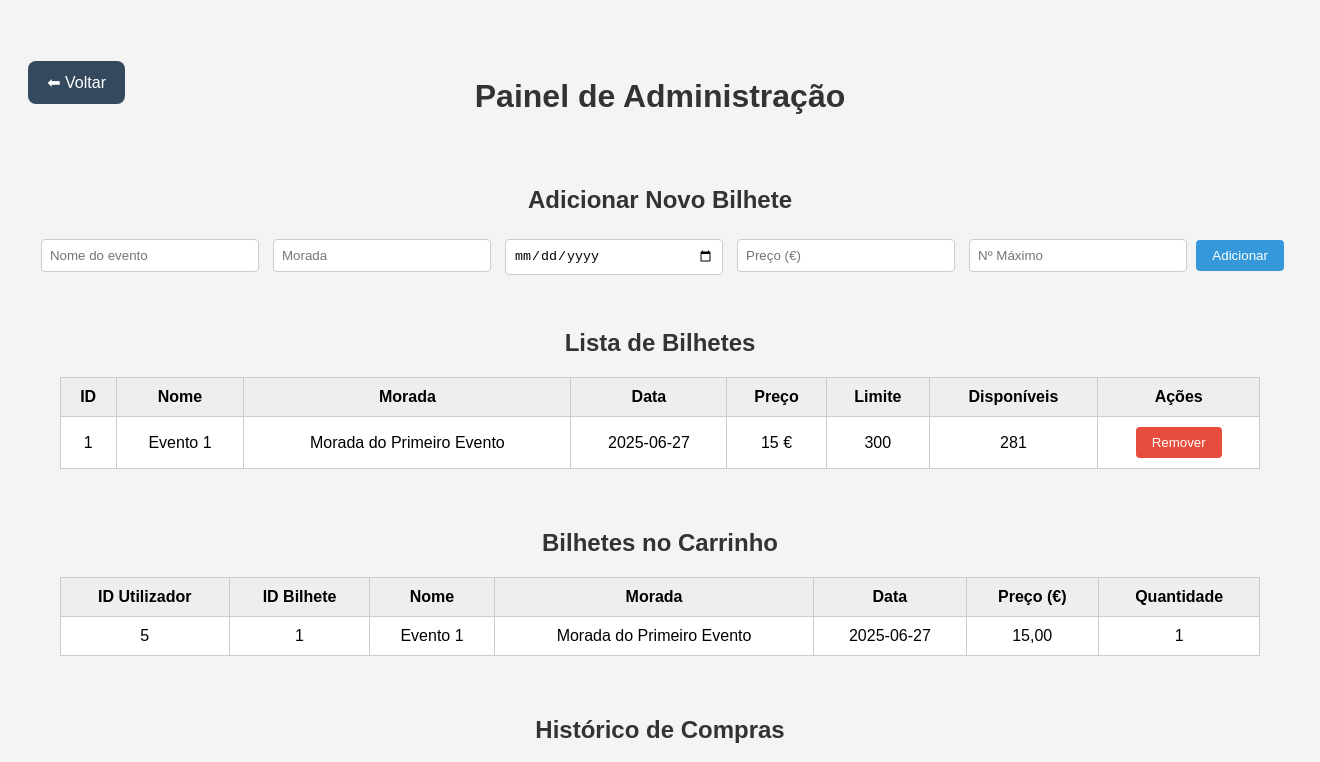
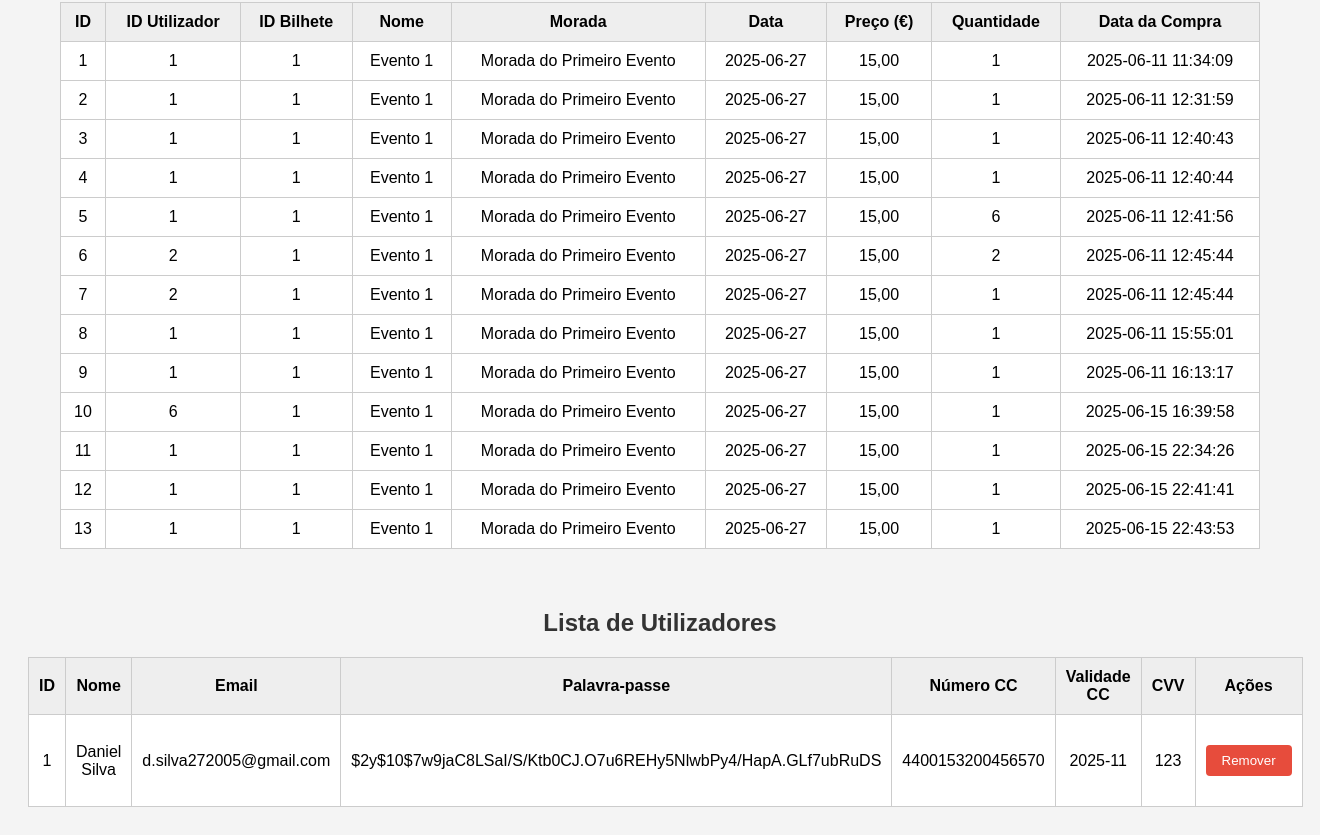
Before: /WebSite/admin_page.php with the older database file (2 pictures, top to bottom).
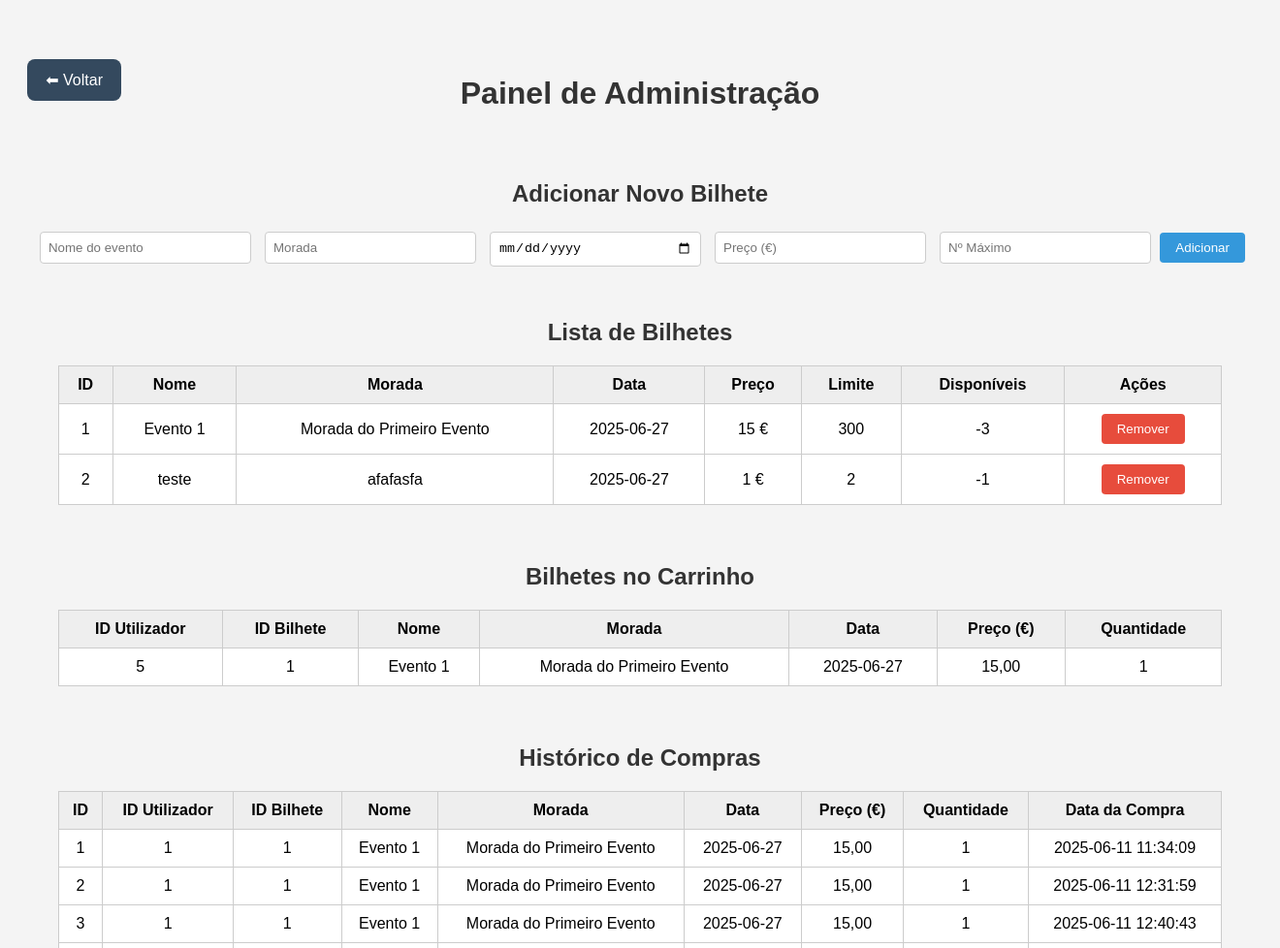
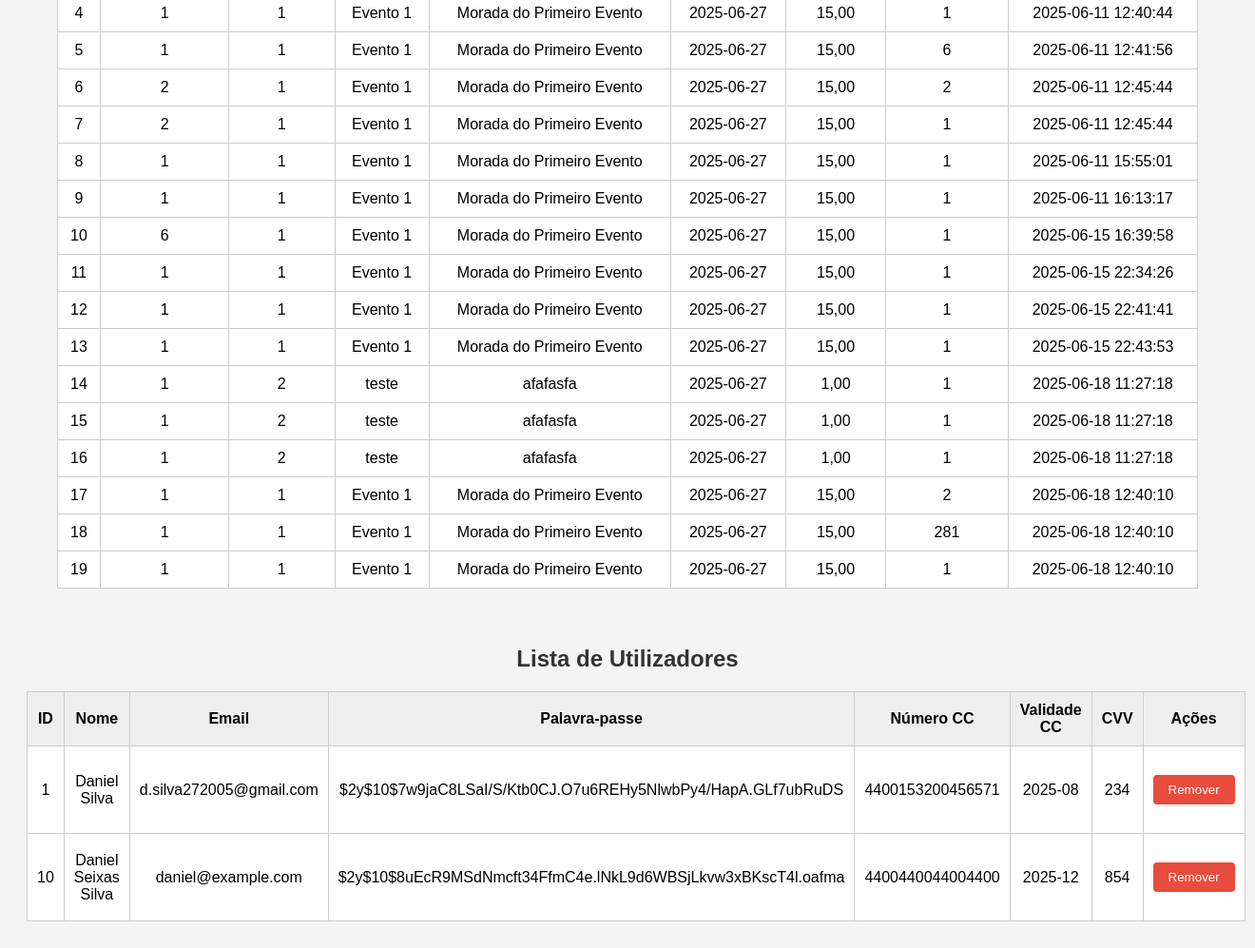
After: the same page with the newer database file (2 pictures, top to bottom).
### tables this page shows
CREATE TABLE lista_bilhetes (
        id INTEGER PRIMARY KEY AUTOINCREMENT,
        nome TEXT NOT NULL,
        morada TEXT NOT NULL,
        dia TEXT NOT NULL,
        preco REAL NOT NULL,
        limite INTEGER,
        disponiveis INTEGER
    );

CREATE TABLE historico (
        id INTEGER PRIMARY KEY AUTOINCREMENT,
        user_id INTEGER,
        id_bilhete INTEGER,
        nome TEXT NOT NULL,
        morada TEXT NOT NULL,
        dia TEXT NOT NULL,
        preco REAL NOT NULL,
        quantidade INTEGER,
        data_compra TEXT
    );

CREATE TABLE dados_cliente (
        user_id INTEGER PRIMARY KEY AUTOINCREMENT,
        nome TEXT NOT NULL,
        email TEXT NOT NULL,
        palavrapasse TEXT NOT NULL,
        num_cc INTEGER,
        validade_cc TEXT NOT NULL,
        cvv_cc INTEGER
    );

### WebSite/admin_page.php (the view, shortened to what this page needs)
<?php
$db = new SQLite3('../DataBase/venda_bilhetes.db');
$bilhetes = [];
$result = $db->query("SELECT * FROM lista_bilhetes");
while ($row = $result->fetchArray(SQLITE3_ASSOC)) {
    $bilhetes[] = $row;
}
$bilhetes_carrinho = [];
$resultCarrinho = $db->query("
    SELECT c.user_id, c.id_bilhete, c.quantidade, lb.nome, lb.morada, lb.dia, lb.preco
    FROM carrinhos c
    JOIN lista_bilhetes lb ON c.id_bilhete = lb.id
    ORDER BY c.user_id
");
while ($row = $resultCarrinho->fetchArray(SQLITE3_ASSOC)) {
    $bilhetes_carrinho[] = $row;
}
$historico = [];
$resultHistorico = $db->query("SELECT * FROM historico");
while ($row = $resultHistorico->fetchArray(SQLITE3_ASSOC)) {
    $historico[] = $row;
}
$utilizadores = [];
$resultUsers = $db->query("SELECT * FROM dados_cliente");
while ($row = $resultUsers->fetchArray(SQLITE3_ASSOC)) {
    $utilizadores[] = $row;
}
?>
<!DOCTYPE html>
<html lang="pt">
<head>
</head>
<body>
    <div class="header">
        <a href="index.php" class="voltar">⬅ Voltar</a>
        <h1>Painel de Administração</h1>
    </div>
<section id="gestao-bilhetes">
    <h2>Adicionar Novo Bilhete</h2>
    <form method="POST">
        <input type="text" name="nome" placeholder="Nome do evento" required>
        <input type="text" name="morada" placeholder="Morada" required>
        <input type="date" name="dia" required>
        <input type="number" name="preco" placeholder="Preço (€)" required>
        <input type="number" name="limite" placeholder="Nº Máximo" required>
        <button class="add" type="submit" name="adicionar">Adicionar</button>
    </form>
    <h2>Lista de Bilhetes</h2>
    <table>
        <tr>
            <th>ID</th>
            <th>Nome</th>
            <th>Morada</th>
            <th>Data</th>
            <th>Preço</th>
            <th>Limite</th>
            <th>Disponíveis</th>
            <th>Ações</th>
        </tr>
        <?php foreach ($bilhetes as $bilhete): ?>
        <tr>
            <td><?= $bilhete['id'] ?></td>
            <td><?= htmlspecialchars($bilhete['nome']) ?></td>
            <td><?= htmlspecialchars($bilhete['morada']) ?></td>
            <td><?= $bilhete['dia'] ?></td>
            <td><?= $bilhete['preco'] ?> €</td>
            <td><?= $bilhete['limite'] ?></td>
            <td><?= $bilhete['disponiveis'] ?></td>
            <td>
                <form method="POST" style="display:inline;" onsubmit="return confirm('Remover este bilhete?');">
                    <button class="remove" type="submit">Remover</button>
                </form>
            </td>
        </tr>
        <?php endforeach; ?>
    </table>
</section>
<section id="bilhetes-carrinho">
    <h2>Bilhetes no Carrinho</h2>
    <table>
        <thead>
            <tr>
                <th>ID Utilizador</th>
                <th>ID Bilhete</th>
                <th>Nome</th>
                <th>Morada</th>
                <th>Data</th>
                <th>Preço (€)</th>
                <th>Quantidade</th>
            </tr>
        </thead>
        <tbody>
            <?php if (empty($bilhetes_carrinho)): ?>
                <tr><td colspan="7">Nenhum bilhete no carrinho.</td></tr>
            <?php else: ?>
                <?php foreach ($bilhetes_carrinho as $bilhete): ?>
                    <tr>
                        <td><?= htmlspecialchars($bilhete['user_id']) ?></td>
                        <td><?= htmlspecialchars($bilhete['id_bilhete']) ?></td>
                        <td><?= htmlspecialchars($bilhete['nome']) ?></td>
                        <td><?= htmlspecialchars($bilhete['morada']) ?></td>
                        <td><?= htmlspecialchars($bilhete['dia']) ?></td>
                        <td><?= number_format($bilhete['preco'], 2, ',', '.') ?></td>
                        <td><?= htmlspecialchars($bilhete['quantidade']) ?></td>
                    </tr>
                <?php endforeach; ?>
            <?php endif; ?>
        </tbody>
    </table>
</section>
<section id="historico">
    <h2>Histórico de Compras</h2>
    <table>
        <tr>
            <th>ID</th>
            <th>ID Utilizador</th>
            <th>ID Bilhete</th>
            <th>Nome</th>
            <th>Morada</th>
            <th>Data</th>
            <th>Preço (€)</th>
            <th>Quantidade</th>
            <th>Data da Compra</th>
        </tr>
        <?php foreach ($historico as $compra): ?>
        <tr>
            <td><?= $compra['id'] ?></td>
            <td><?= htmlspecialchars($compra['user_id']) ?></td>
            <td><?= htmlspecialchars($compra['id_bilhete']) ?></td>
            <td><?= htmlspecialchars($compra['nome']) ?></td>
            <td><?= htmlspecialchars($compra['morada']) ?></td>
            <td><?= htmlspecialchars($compra['dia']) ?></td>
            <td><?= number_format($compra['preco'], 2, ',', '.') ?></td>
            <td><?= htmlspecialchars($compra['quantidade']) ?></td>
            <td><?= htmlspecialchars($compra['data_compra']) ?></td>
        </tr>
        <?php endforeach; ?>
    </table>
</section>
<section id="utilizadores">
    <h2>Lista de Utilizadores</h2>
    <table>
        <tr>
            <th>ID</th>
            <th>Nome</th>
            <th>Email</th>
            <th>Palavra-passe</th>
            <th>Número CC</th>
            <th>Validade CC</th>
            <th>CVV</th>
            <th>Ações</th>
        </tr>
        <?php foreach ($utilizadores as $utilizador): ?>
        <tr>
            <td><?= htmlspecialchars($utilizador['user_id']) ?></td>
            <td><?= htmlspecialchars($utilizador['nome']) ?></td>
            <td><?= htmlspecialchars($utilizador['email']) ?></td>
            <td><?= htmlspecialchars($utilizador['palavrapasse']) ?></td>
            <td><?= htmlspecialchars($utilizador['num_cc']) ?></td>
            <td><?= htmlspecialchars($utilizador['validade_cc']) ?></td>
            <td><?= htmlspecialchars($utilizador['cvv_cc']) ?></td>
            <td>
                <form method="POST" onsubmit="return confirm('Tem a certeza que quer remover este utilizador?');">
                    <button class="remove" type="submit" name="remover_utilizador">Remover</button>
                </form>
            </td>
        </tr>
        <?php endforeach; ?>
    </table>
</section>
</body>
</html>

### WebSite/admin_page.php (style rules this page uses)
body { font-family: Arial, sans-serif; background-color: #f4f4f4; padding: 20px; }
h1, h2 { text-align: center; margin-top: 50px; color: #333; }
section { margin-bottom: 60px; }
table { width: 95%; margin: 20px auto; border-collapse: collapse; background-color: white; }
th, td { border: 1px solid #ccc; padding: 10px; text-align: center; }
th { background-color: #eee; }
form { margin: 20px auto; text-align: center; }
input[type="text"], input[type="number"], input[type="date"] { margin: 0.3rem; padding: 0.5rem; border: 1px solid #ccc; border-radius: 4px; width: 200px; }
button { padding: 0.5rem 1rem; color: white; border: none; border-radius: 4px; cursor: pointer; }
button.add { background-color: #3498db; }
button.remove { background-color: #e74c3c; }
a { padding: 5px 10px; background-color: #2ecc71; color: white; text-decoration: none; border-radius: 4px; }
.header { display: flex; align-items: center; justify-content: center; position: relative; margin-bottom: 30px; }
.header .voltar { position: absolute; left: 0; color: white; text-decoration: none; margin: 1rem 0; padding: 0.75rem 1.2rem; background-color: #34495e; border-radius: 8px; transition: 0.2s; font-size: 1rem; text-align: center; }

Changed rows visible on the page:
changed lista_bilhetes "Evento 1": disponiveis "281" → "-3"
added lista_bilhetes: id "2", nome "teste", morada "afafasfa", dia "2025-06-27", preco "1", limite "2", disponiveis "-1"
added historico: id "14", user "1", id_bilhete "2", nome "teste", morada "afafasfa", dia "2025-06-27", preco "1,00", quantidade "1", data_compra "2025-06-18 11:27:18"
added historico: id "15", user "1", id_bilhete "2", nome "teste", morada "afafasfa", dia "2025-06-27", preco "1,00", quantidade "1", data_compra "2025-06-18 11:27:18"
added historico: id "16", user "1", id_bilhete "2", nome "teste", morada "afafasfa", dia "2025-06-27", preco "1,00", quantidade "1", data_compra "2025-06-18 11:27:18"
added historico: id "17", user "1", id_bilhete "1", nome "Evento 1", morada "Morada do Primeiro Evento", dia "2025-06-27", preco "15,00", quantidade "2", data_compra "2025-06-18 12:40:10"
added historico: id "18", user "1", id_bilhete "1", nome "Evento 1", morada "Morada do Primeiro Evento", dia "2025-06-27", preco "15,00", quantidade "281", data_compra "2025-06-18 12:40:10"
added historico: id "19", user "1", id_bilhete "1", nome "Evento 1", morada "Morada do Primeiro Evento", dia "2025-06-27", preco "15,00", quantidade "1", data_compra "2025-06-18 12:40:10"
changed dados_cliente "Daniel Silva": num_cc "4400153200456570" → "4400153200456571"; validade_cc "2025-11" → "2025-08"; cvv_cc "123" → "234"
added dados_cliente: user_id "10", nome "Daniel Seixas Silva", email "daniel@example.com", palavrapasse "$2y$10$8uEcR9MSdNmcft34FfmC4e.lNkL9d6WBSjLkvw3xBKscT4l.oafma", num_cc "4400440044004400", validade_cc "2025-12", cvv_cc "854"
